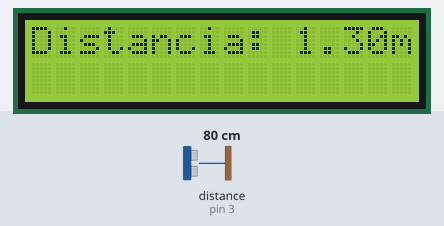
Bench run of a sketch on a simulated Arduino Uno, built with avr-gcc and run on an emulated ATmega328P. On the bench: 16×2 character LCD. Wiring (inferred from the names in the program): ultrasonic range finder: trigger pin 2; echo pin 3. The test bench sets the inputs (shaded band); at power-on: distance to the obstacle (sensor on pin 3) 80 cm. The echo pulse lasts 58.3 µs per cm.

Above: at 2.2 s.
2.3 s: distance to the obstacle (sensor on pin 3) set to 60 cm
At 4.9 s:
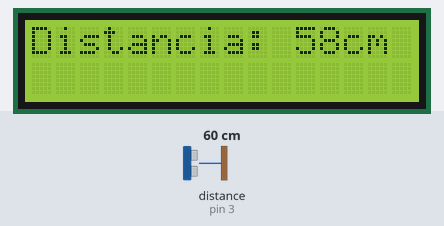
5.2 s: distance to the obstacle (sensor on pin 3) set to 2 cm
At 6.0 s:
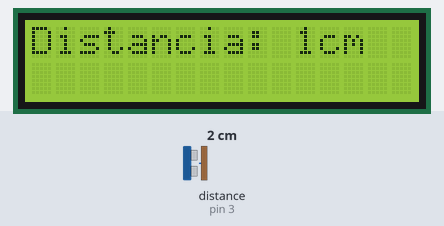
6.7 s: distance to the obstacle (sensor on pin 3) set to 4 cm
At 7.8 s:
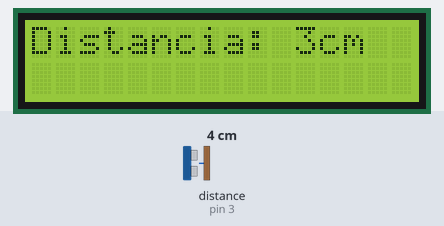
Timing chart, 0 to 9.7 s (numbered marks = the images above; inputs shaded):
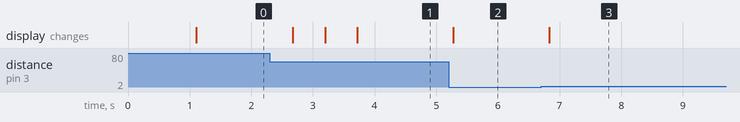

Measured:
- after the input at 2.3 s, the display: changes after 0.38 s (image 1)
- after the input at 5.2 s, the display: changes after 0.08 s (image 2)
- after the input at 6.7 s, the display: changes after 0.13 s (image 3)

The sketch:

regla_supersonica_con_liquid_display.ino
```cpp
#include <Wire.h>
#include <LiquidCrystal_I2C.h>

//Crear el objeto lcd  dirección  0x3F y 16 columnas x 2 filas
LiquidCrystal_I2C lcd(0x3F,16,2);  //

const int Trigger = 2;   //Pin digital 2 para el Trigger del sensor
const int Echo = 3;   //Pin digital 3 para el Echo del sensor


void setup() {
  pinMode(Trigger, OUTPUT); //pin como salida
  pinMode(Echo, INPUT);  //pin como entrada
  // Inicializar el LCD
  lcd.init();

  //Encender la luz de fondo.
  lcd.backlight();
  lcd.clear();
  lcd.setCursor(0,0);
  lcd.print("Initializing...");
  delay(1000);

}

void loop() {
  long t; //timepo que demora en llegar el eco
  long d; //distancia en centimetros

  digitalWrite(Trigger, HIGH);
  delayMicroseconds(10);          //Enviamos un pulso de 10us
  digitalWrite(Trigger, LOW);

  t = pulseIn(Echo, HIGH); //obtenemos el ancho del pulso
  d = t/59;             //escalamos el tiempo a una distancia en cm

  lcd.clear();
  lcd.setCursor(0,0);

  lcd.print("Distancia: ");

  if (d < 60){
    lcd.print(d);
    lcd.print("cm");
  } else {
    float mts = (float) d / 60;
    lcd.print(mts);
    lcd.print("m");
  }

  delay(500);
}
```
